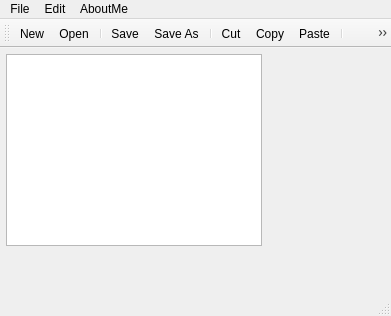
<?xml version="1.0" encoding="UTF-8"?>
<ui version="4.0">
 <class>MainWindow</class>
 <widget class="QMainWindow" name="MainWindow">
  <property name="geometry">
   <rect>
    <x>0</x>
    <y>0</y>
    <width>391</width>
    <height>316</height>
   </rect>
  </property>
  <property name="windowTitle">
   <string>MainWindow</string>
  </property>
  <widget class="QWidget" name="centralwidget">
   <widget class="QTextEdit" name="textEdit">
    <property name="geometry">
     <rect>
      <x>6</x>
      <y>6</y>
      <width>256</width>
      <height>192</height>
     </rect>
    </property>
   </widget>
  </widget>
  <widget class="QMenuBar" name="menubar">
   <property name="geometry">
    <rect>
     <x>0</x>
     <y>0</y>
     <width>391</width>
     <height>17</height>
    </rect>
   </property>
   <widget class="QMenu" name="menuFile">
    <property name="title">
     <string>File</string>
    </property>
    <addaction name="actionNew"/>
    <addaction name="actionOpen"/>
    <addaction name="separator"/>
    <addaction name="actionSave"/>
    <addaction name="actionSave_As"/>
   </widget>
   <widget class="QMenu" name="menuEdit">
    <property name="title">
     <string>Edit</string>
    </property>
    <addaction name="actionCut"/>
    <addaction name="actionCopy"/>
    <addaction name="actionPaste"/>
    <addaction name="separator"/>
    <addaction name="actionBold"/>
    <addaction name="actionItalic"/>
   </widget>
   <widget class="QMenu" name="menuAboutMe">
    <property name="title">
     <string>AboutMe</string>
    </property>
    <addaction name="actionResume"/>
   </widget>
   <addaction name="menuFile"/>
   <addaction name="menuEdit"/>
   <addaction name="menuAboutMe"/>
  </widget>
  <widget class="QStatusBar" name="statusbar"/>
  <widget class="QToolBar" name="toolBar">
   <property name="windowTitle">
    <string>toolBar</string>
   </property>
   <attribute name="toolBarArea">
    <enum>TopToolBarArea</enum>
   </attribute>
   <attribute name="toolBarBreak">
    <bool>false</bool>
   </attribute>
   <addaction name="actionNew"/>
   <addaction name="actionOpen"/>
   <addaction name="separator"/>
   <addaction name="actionSave"/>
   <addaction name="actionSave_As"/>
   <addaction name="separator"/>
   <addaction name="actionCut"/>
   <addaction name="actionCopy"/>
   <addaction name="actionPaste"/>
   <addaction name="separator"/>
   <addaction name="actionBold"/>
   <addaction name="actionItalic"/>
  </widget>
  <action name="actionNew">
   <property name="icon">
    <iconset resource="rcr.qrc">
     <normaloff>:/Images/icons8-new-file-48.png</normaloff>:/Images/icons8-new-file-48.png</iconset>
   </property>
   <property name="text">
    <string>New</string>
   </property>
  </action>
  <action name="actionOpen">
   <property name="icon">
    <iconset resource="rcr.qrc">
     <normaloff>:/Images/icons8-opened-folder-48.png</normaloff>:/Images/icons8-opened-folder-48.png</iconset>
   </property>
   <property name="text">
    <string>Open</string>
   </property>
  </action>
  <action name="actionSave">
   <property name="icon">
    <iconset resource="rcr.qrc">
     <normaloff>:/Images/icons8-save-48.png</normaloff>:/Images/icons8-save-48.png</iconset>
   </property>
   <property name="text">
    <string>Save</string>
   </property>
  </action>
  <action name="actionSave_As">
   <property name="icon">
    <iconset resource="rcr.qrc">
     <normaloff>:/Images/icons8-save-as-48.png</normaloff>:/Images/icons8-save-as-48.png</iconset>
   </property>
   <property name="text">
    <string>Save As</string>
   </property>
  </action>
  <action name="actionCut">
   <property name="icon">
    <iconset resource="rcr.qrc">
     <normaloff>:/Images/icons8-cut-paper-48.png</normaloff>:/Images/icons8-cut-paper-48.png</iconset>
   </property>
   <property name="text">
    <string>Cut</string>
   </property>
  </action>
  <action name="actionCopy">
   <property name="icon">
    <iconset resource="rcr.qrc">
     <normaloff>:/Images/icons8-documents-48.png</normaloff>:/Images/icons8-documents-48.png</iconset>
   </property>
   <property name="text">
    <string>Copy</string>
   </property>
  </action>
  <action name="actionPaste">
   <property name="icon">
    <iconset resource="rcr.qrc">
     <normaloff>:/Images/icons8-paste-48.png</normaloff>:/Images/icons8-paste-48.png</iconset>
   </property>
   <property name="text">
    <string>Paste</string>
   </property>
  </action>
  <action name="actionBold">
   <property name="icon">
    <iconset resource="rcr.qrc">
     <normaloff>:/Images/icons8-bold-50 (1).png</normaloff>:/Images/icons8-bold-50 (1).png</iconset>
   </property>
   <property name="text">
    <string>Bold</string>
   </property>
  </action>
  <action name="actionItalic">
   <property name="icon">
    <iconset resource="rcr.qrc">
     <normaloff>:/Images/icons8-italic-64.png</normaloff>:/Images/icons8-italic-64.png</iconset>
   </property>
   <property name="text">
    <string>Italic</string>
   </property>
  </action>
  <action name="actionResume">
   <property name="icon">
    <iconset resource="rcr.qrc">
     <normaloff>:/Images/icons8-set-as-resume-48.png</normaloff>:/Images/icons8-set-as-resume-48.png</iconset>
   </property>
   <property name="text">
    <string>Resume</string>
   </property>
  </action>
 </widget>
 <resources>
  <include location="rcr.qrc"/>
 </resources>
 <connections/>
</ui>
